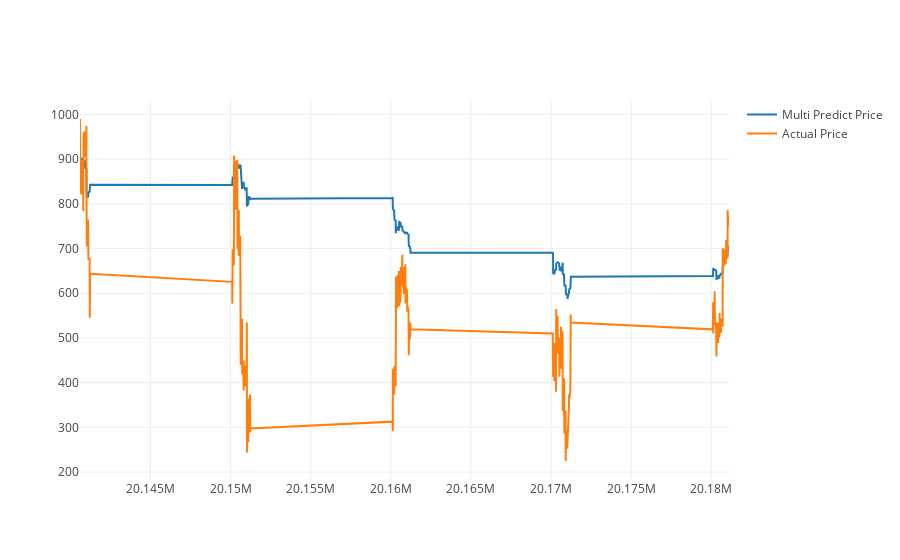

The notebook cell this image was saved under:
### Code cell
predictDates = data.tail(len(inv_y)).index
actual_chart = go.Scatter(x=predictDates, y=inv_y, name= 'Actual Price')
multi_predict_chart = go.Scatter(x=predictDates, y=inv_yhat, name= 'Multi Predict Price')
#predict_chart = go.Scatter(x=predictDates, y=yhat_reshape, name= 'Predict Price')
#py.iplot([predict_chart, multi_predict_chart, actual_chart])
py.iplot([multi_predict_chart, actual_chart])

### Figure 1 — Plotly figure (JSON) as saved in the notebook; plotly's stock layout.template omitted (floating-point values rounded to 4 significant figures; data arrays with more than 128 entries replaced by an {"elided": "..."} marker saying what was removed)
{"data": [{"name": "Multi Predict Price", "type": "scatter", "uid": "d05b43af-475c-4338-81fb-f223f79ad286", "x": {"elided": "1117 int values"}, "y": {"elided": "1117 float values"}}, {"name": "Actual Price", "type": "scatter", "uid": "69322ece-862a-45b8-af78-2e06f51c54dc", "x": {"elided": "1117 int values"}, "y": {"elided": "1117 float values"}}], "layout": {}}
